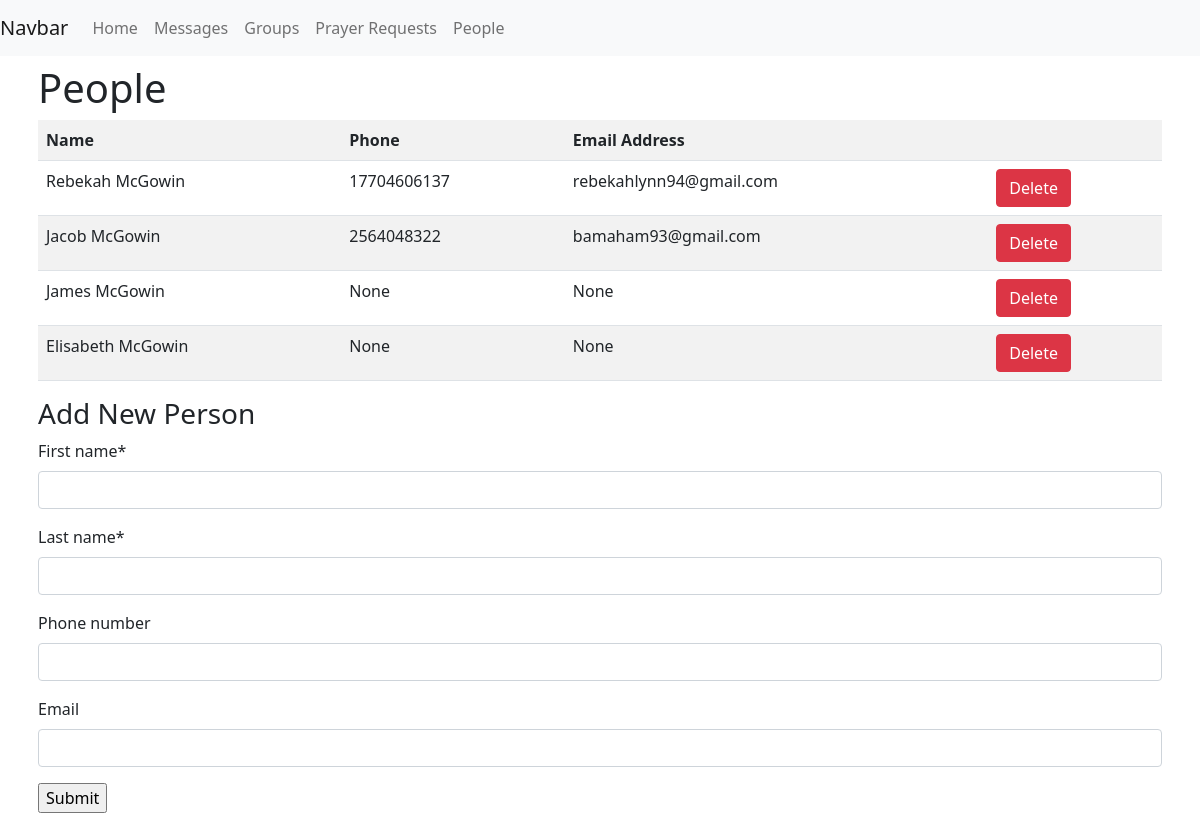
Screenshot of /prayer/people (signed in) with the database file from the repository.
### prayer/models.py (models this page shows, shortened)
class Person(models.Model):
    first_name = models.CharField(max_length=50)
    last_name = models.CharField(max_length=50)
    phone_number = models.CharField(max_length=50, null=True, blank=True)
    email = models.EmailField(null=True, blank=True)
    class Meta:
        verbose_name_plural = "People"

### prayer/views.py (the view, shortened to what this page needs)
# urls.py: path("people", views.people, name="people"),
@login_required()
def people(request) -> render:
    context = {
        "new_person_form": NewPersonForm(),
        "people_list": Person.objects.all(),  # TODO Move to logic/queries.py
    }
    return render(request, "prayer/prayer-people.html", context)

### prayer/forms.py
class NewPersonForm(forms.ModelForm):
    class Meta:
        model = Person
        fields = [
            "first_name",
            "last_name",
            "phone_number",
            "email",
        ]

### prayer/templates/prayer/prayer-people.html (shortened to what this page needs)
{% extends 'prayer/prayer_base.html' %}
{% load crispy_forms_tags %}
{% block section1 %}
    <h1>People</h1>
    <table class="table table-striped">
        <tr>
            <th class="col">Name</th>
            <th class="col">Phone</th>
            <th class="col">Email Address</th>
            <th class="col"></th>
        </tr>
        {% for person in people_list %}
        <tr>
            <td>{{ person.first_name }} {{ person.last_name }}</td>
            <td>{{ person.phone_number }}</td>
            <td>{{ person.email }}</td>
            <td>
                <a class="btn btn-danger" role="button" href="{% url 'prayer:delete_person' person_id=person.id %}">
                    Delete</a>
            </td>
        </tr>
        {% endfor %}
    </table>
    <h3>Add New Person</h3>
    <form action="#" method="POST">
        {{ new_person_form | crispy }}
        <input type="Submit">
    </form>
{% endblock %}

### rows the page displays
Person: first_name "Rebekah", last_name "McGowin", phone_number "17704606137", email "rebekahlynn94@gmail.com"
Person: first_name "Jacob", last_name "McGowin", phone_number "2564048322", email "bamaham93@gmail.com"
Person: first_name "James", last_name "McGowin", phone_number "None", email "None"
Person: first_name "Elisabeth", last_name "McGowin", phone_number "None", email "None"
